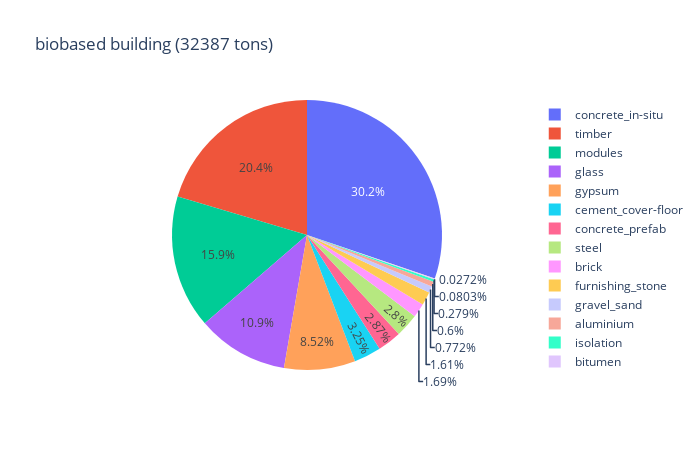

Here is the notebook cell this chart was saved with:
### Code cell
df = pd.read_csv('data/data_cleaned/buildingType_info.csv')
df = df[(df.buildingType == 'C') & (df.biobased_type == 'full')]
df = df[~df.tons.isna()]
mass_total = df.tons.sum()
df

fig = px.pie(df, values='tons', names='material', title=f'biobased building ({round(mass_total)} tons)')
fig.update_layout(width=700, autosize=False)
fig.show()

### Figure 1 — Plotly figure (JSON) as saved in the notebook; plotly's stock layout.template omitted (floating-point values rounded to 4 significant figures)
{"data": [{"domain": {"x": [0, 1], "y": [0, 1]}, "hovertemplate": "material=%{label}<br>tons=%{value}<extra></extra>", "labels": ["concrete_in-situ", "gravel_sand", "steel", "timber", "aluminium", "brick", "cement_cover-floor", "concrete_prefab", "furnishing_stone", "glass", "gypsum", "isolation", "plaster", "bitumen", "steel", "modules"], "legendgroup": "", "name": "", "showlegend": true, "type": "pie", "values": [9792, 250, 816, 6607, 194.3, 547.8, 1052.0, 928.4, 522, 3540.0, 2760, 90.4, 8.8, 26, 90.7, 5162]}], "layout": {"autosize": false, "height": 450, "legend": {"tracegroupgap": 0}, "title": {"text": "biobased building (32387 tons)"}, "width": 700}}
